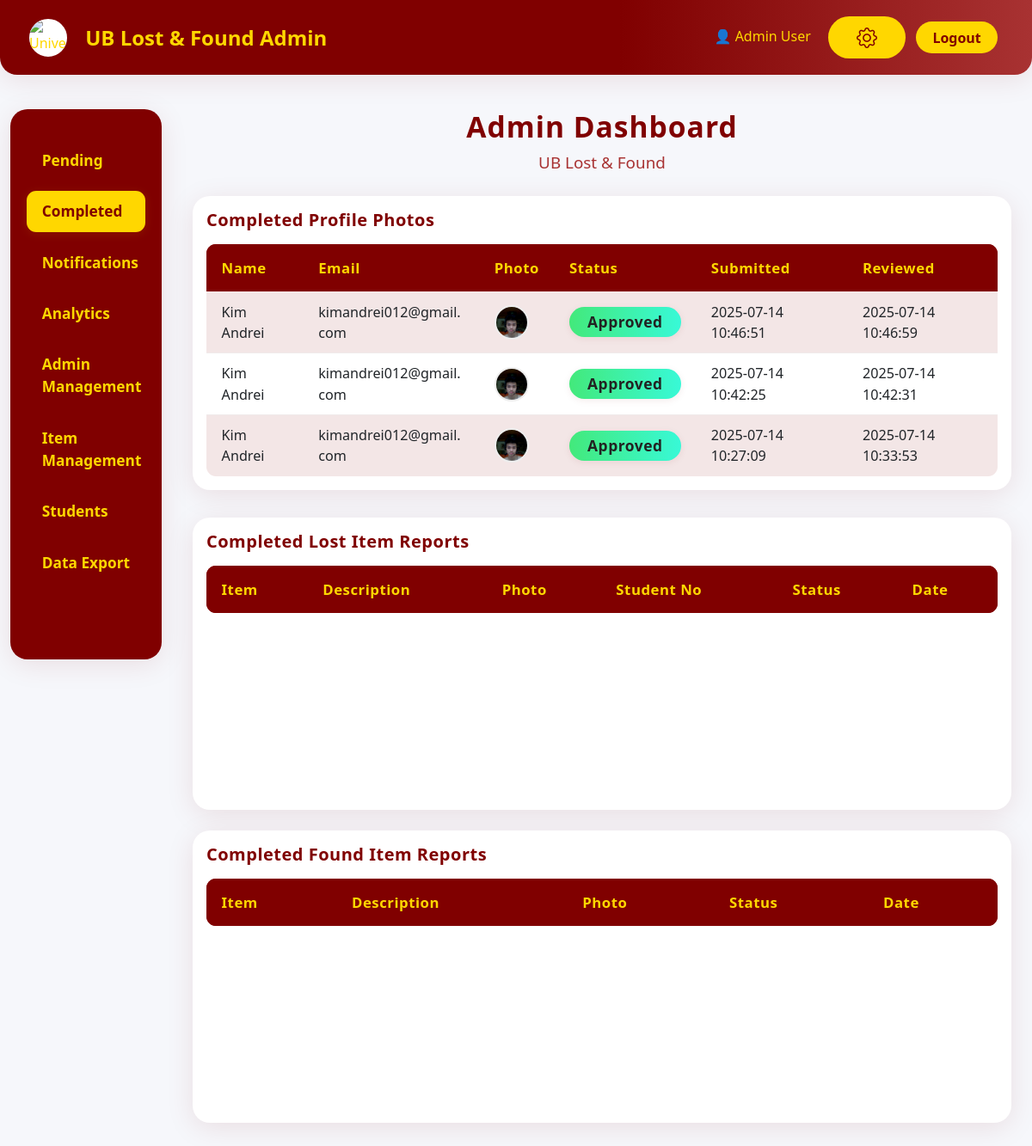
The app's page /htdocs/public/admin_dashboard.php?section=completed (signed in) with its own data.
### tables this page shows
CREATE TABLE `profile_photo_history` (
  `PhotoID` int NOT NULL AUTO_INCREMENT,
  `StudentNo` varchar(20) NOT NULL,
  `PhotoURL` varchar(255) NOT NULL,
  `Status` tinyint(1) NOT NULL,
  `SubmittedAt` timestamp NULL DEFAULT CURRENT_TIMESTAMP,
  `ReviewedAt` timestamp NULL DEFAULT NULL,
  `ReviewedBy` int DEFAULT NULL,
  PRIMARY KEY (`PhotoID`),
  KEY `StudentNo` (`StudentNo`),
  KEY `ReviewedBy` (`ReviewedBy`),
  CONSTRAINT `profile_photo_history_ibfk_1` FOREIGN KEY (`StudentNo`) REFERENCES `student` (`StudentNo`) ON DELETE CASCADE,
  CONSTRAINT `profile_photo_history_ibfk_2` FOREIGN KEY (`ReviewedBy`) REFERENCES `admin` (`AdminID`) ON DELETE SET NULL
);

CREATE TABLE `student` (
  `StudentID` int NOT NULL AUTO_INCREMENT,
  `StudentNo` varchar(20) NOT NULL,
  `PasswordHash` varchar(255) NOT NULL,
  `StudentName` varchar(100) NOT NULL,
  `Email` varchar(100) NOT NULL,
  `PhoneNo` varchar(20) DEFAULT NULL,
  `Course` varchar(100) DEFAULT NULL,
  `YearLevel` varchar(20) DEFAULT NULL,
  `ProfilePhoto` varchar(255) DEFAULT NULL,
  `CreatedAt` timestamp NULL DEFAULT CURRENT_TIMESTAMP,
  `UpdatedAt` timestamp NULL DEFAULT CURRENT_TIMESTAMP ON UPDATE CURRENT_TIMESTAMP,
  `Bio` text,
  `PhotoConfirmed` tinyint(1) DEFAULT '0',
  PRIMARY KEY (`StudentID`),
  UNIQUE KEY `StudentNo` (`StudentNo`),
  UNIQUE KEY `Email` (`Email`),
  KEY `idx_student_studentno` (`StudentNo`),
  KEY `idx_student_email` (`Email`)
);

### htdocs/public/admin_dashboard.php (the view, shortened to what the rows shown need)
<?php
require_once __DIR__ . '/../classes/Admin.php';
require_once __DIR__ . '/../includes/ImageHelper.php';
require_once __DIR__ . '/../includes/Database.php';
$db = new Database();
$conn = $db->getConnection();
$admin = new Admin();
$stats = ['pendingPhotoApprovals' => 0, 'pendingLostApprovals' => 0, 'pendingFoundApprovals' => 0];
try {
    if ($conn) {
        $stats = $admin->getDashboardStats() ?? $stats;
    }
} catch (Exception $e) {
}
$pendingApprovals = ['lostItems' => [], 'foundItems' => []];
try {
    if ($conn) {
        $pendingApprovals = $admin->getPendingApprovals() ?? $pendingApprovals;
    }
} catch (Exception $e) {
}
$section = $_GET['section'] ?? 'pending';
?>
<!DOCTYPE html>
<html lang="en">
<head>
  <link href="https://cdn.jsdelivr.net/npm/bootstrap@5.3.0/dist/css/bootstrap.min.css" rel="stylesheet">
  <?php
  $ubCssFile = file_exists(__DIR__ . '/../assets/UB.css') ? 'UB.css' : 'ub.css';
  ?>
  <link href="css.php?file=<?php echo urlencode($ubCssFile); ?>" rel="stylesheet">
  <link href="css.php?file=admin_dashboard.css" rel="stylesheet">
  <link href="css.php?file=notifications.css" rel="stylesheet">
  <link href="https://cdn.jsdelivr.net/npm/bootstrap-icons@1.10.5/font/bootstrap-icons.css" rel="stylesheet">
</head>
<body>
<div class="container-fluid">
  <div class="row g-4">
    <div class="col-md-10">
      <div class="admin-header text-center mb-4">
        <h1 class="fw-bold">Admin Dashboard</h1>
      </div>
      <?php if ($section === 'pending'): ?>
        <div class="container mb-5">
          <div class="row g-4 mb-4">
            <div class="col-md-4">
              <div class="admin-card p-4 admin-stat">
                <h5 class="mb-1">Pending Profile Photos</h5>
                <div class="display-6 fw-bold"><?php echo $stats['pendingPhotoApprovals'] ?? 0; ?></div>
              </div>
            </div>
            <div class="col-md-4">
              <div class="admin-card p-4 admin-stat">
                <h5 class="mb-1">Pending Lost Reports</h5>
                <div class="display-6 fw-bold"><?php echo $stats['pendingLostApprovals'] ?? 0; ?></div>
              </div>
            </div>
            <div class="col-md-4">
              <div class="admin-card p-4 admin-stat">
                <h5 class="mb-1">Pending Found Reports</h5>
                <div class="display-6 fw-bold"><?php echo $stats['pendingFoundApprovals'] ?? 0; ?></div>
              </div>
            </div>
          </div>
          <div class="completed-section-cards">
            <div class="admin-card pending-section p-3 mb-4">
              <h5 class="mb-3">Profile Photo Confirmations</h5>
              <table class="table admin-table pending-table table-sm align-middle">
                <thead><tr><th>Name</th><th>Email</th><th>Photo</th><th>Submitted</th><th>Action</th></tr></thead>
                <tbody>
                <?php foreach ($admin->getPendingPhotoSubmissions() as $row): ?>
                  <tr>
                    <td><?php echo htmlspecialchars($row['StudentName'] ?? ''); ?></td>
                    <td><?php echo htmlspecialchars($row['Email'] ?? ''); ?></td>
                    <td><?php if (!empty($row['PhotoURL'])): ?><img src="../<?php echo encodeImageUrl($row['PhotoURL']); ?>" alt="Photo" style="width:40px;height:40px;border-radius:50%;object-fit:cover;border:2px solid #800000;" onerror="<?php echo getImageErrorHandler(); ?>"><?php else: ?><i class="bi bi-person-circle" style="font-size:2rem;color:#FFD700;"></i><?php endif; ?></td>
                    <td><?php echo htmlspecialchars($row['SubmittedAt'] ?? ''); ?></td>
                    <td class="d-flex gap-2">
                      <form method="POST" action="admin_action.php">
                        <input type="hidden" name="type" value="photo">
                        <input type="hidden" name="action" value="approve">
                        <input type="hidden" name="id" value="<?php echo htmlspecialchars($row['PhotoID']); ?>">
                        <button class="btn btn-success btn-sm btn-admin-approve" type="submit"><i class="bi bi-check-circle"></i> Approve</button>
                      </form>
                      <form method="POST" action="admin_action.php">
                        <input type="hidden" name="type" value="photo">
                        <input type="hidden" name="action" value="reject">
                        <input type="hidden" name="id" value="<?php echo htmlspecialchars($row['PhotoID']); ?>">
                        <button class="btn btn-danger btn-sm btn-admin-reject" type="submit"><i class="bi bi-x-circle"></i> Reject</button>
                      </form>
                    </td>
                  </tr>
                <?php endforeach; ?>
                <?php if (count($admin->getPendingPhotoSubmissions()) === 0): ?>
                  <tr><td colspan="5" class="text-center text-muted">No pending profile photo submissions.</td></tr>
                <?php endif; ?>
                </tbody>
              </table>
            </div>
            <div class="admin-card pending-section p-3 mb-4">
              <h5 class="mb-3">Lost Item Reports</h5>
              <table class="table admin-table pending-table table-sm">
                <thead><tr><th>Item</th><th>Description</th><th>Photo</th><th>Student No</th><th>Action</th></tr></thead>
                <tbody>
                <?php foreach ($pendingApprovals['lostItems'] as $row): ?>
                  <tr>
                    <td><?php echo htmlspecialchars($row['ItemName'] ?? ''); ?></td>
                    <td><?php echo htmlspecialchars($row['Description'] ?? ''); ?></td>
                    <td><?php if (!empty($row['PhotoURL'])): ?><img src="../<?php echo encodeImageUrl($row['PhotoURL']); ?>" alt="Photo" style="width:40px;height:40px;object-fit:cover;" onerror="<?php echo getImageErrorHandler(); ?>"><?php endif; ?></td>
                    <td><?php echo htmlspecialchars($row['StudentNo'] ?? ''); ?></td>
                    <td>
                      <form method="POST" action="admin_action.php" style="display:inline">
                        <input type="hidden" name="type" value="lost">
                        <input type="hidden" name="action" value="approve">
                        <input type="hidden" name="id" value="<?php echo htmlspecialchars($row['ReportID'] ?? ''); ?>">
                        <button class="btn btn-admin-approve btn-sm" type="submit">Approve</button>
                      </form>
                      <form method="POST" action="admin_action.php" style="display:inline">
                        <input type="hidden" name="type" value="lost">
                        <input type="hidden" name="action" value="reject">
                        <input type="hidden" name="id" value="<?php echo htmlspecialchars($row['ReportID'] ?? ''); ?>">
                        <button class="btn btn-admin-reject btn-sm" type="submit">Reject</button>
                      </form>
                    </td>
                  </tr>
                <?php endforeach; ?>
                </tbody>
              </table>
            </div>
            <div class="admin-card pending-section p-3">
              <h5 class="mb-3">Found Item Reports</h5>
              <table class="table admin-table pending-table table-sm">
                <thead><tr><th>Item</th><th>Description</th><th>Photo</th><th>Action</th></tr></thead>
                <tbody>
                <?php foreach ($pendingApprovals['foundItems'] as $row): ?>
                  <tr>
                    <td><?php echo htmlspecialchars($row['ItemName'] ?? ''); ?></td>
                    <td><?php echo htmlspecialchars($row['Description'] ?? ''); ?></td>
                    <td><?php if (!empty($row['PhotoURL'])): ?><img src="../<?php echo encodeImageUrl($row['PhotoURL']); ?>" alt="Photo" style="width:40px;height:40px;object-fit:cover;" onerror="<?php echo getImageErrorHandler(); ?>"><?php endif; ?></td>
                    <td>
                      <form method="POST" action="admin_action.php" style="display:inline">
                        <input type="hidden" name="type" value="found">
                        <input type="hidden" name="action" value="approve">
                        <input type="hidden" name="id" value="<?php echo htmlspecialchars($row['ItemID'] ?? ''); ?>">
                        <button class="btn btn-admin-approve btn-sm" type="submit">Approve</button>
                      </form>
                      <form method="POST" action="admin_action.php" style="display:inline">
                        <input type="hidden" name="type" value="found">
                        <input type="hidden" name="action" value="reject">
                        <input type="hidden" name="id" value="<?php echo htmlspecialchars($row['ItemID'] ?? ''); ?>">
                        <button class="btn btn-admin-reject btn-sm" type="submit">Reject</button>
                      </form>
                    </td>
                  </tr>
                <?php endforeach; ?>
                </tbody>
              </table>
            </div>
          </div>
        </div>
      <?php elseif ($section === 'completed'): ?>
        <div class="container mb-5">
          <div class="completed-section-cards">
            <div class="admin-card p-3">
              <table class="table admin-table table-sm">
                <thead><tr><th>Name</th><th>Email</th><th>Photo</th><th>Status</th><th>Submitted</th><th>Reviewed</th></tr></thead>
                <tbody>
                <?php foreach ($admin->getCompletedPhotoSubmissions() as $row): ?>
                  <tr>
                    <td><?php echo htmlspecialchars($row['StudentName'] ?? ''); ?></td>
                    <td><?php echo htmlspecialchars($row['Email'] ?? ''); ?></td>
                    <td><?php if (!empty($row['PhotoURL'])): ?><img src="../<?php echo encodeImageUrl($row['PhotoURL']); ?>" alt="Photo" style="width:40px;height:40px;border-radius:50%;object-fit:cover;" onerror="<?php echo getImageErrorHandler(); ?>"><?php endif; ?></td>
                    <td>
                      <?php if (($row['Status'] ?? null) == 1): ?>
                        <span class="badge bg-success badge-status">Approved</span>
                      <?php elseif (($row['Status'] ?? null) == -1): ?>
                        <span class="badge bg-danger badge-status">Rejected</span>
                      <?php else: ?>
                        <span class="badge bg-secondary badge-status">Unknown</span>
                      <?php endif; ?>
                    </td>
                    <td><?php echo htmlspecialchars($row['SubmittedAt'] ?? ''); ?></td>
                    <td><?php echo htmlspecialchars($row['ReviewedAt'] ?? ''); ?></td>
                  </tr>
                <?php endforeach; ?>
                </tbody>
              </table>
            </div>
            <div class="admin-card p-3 mb-4">
              <table class="table admin-table table-sm">
                <thead><tr><th>Item</th><th>Description</th><th>Photo</th><th>Student No</th><th>Status</th><th>Date</th></tr></thead>
              </table>
            </div>
          </div>
          <div class="admin-card p-3">
            <table class="table admin-table table-sm">
              <thead><tr><th>Item</th><th>Description</th><th>Photo</th><th>Status</th><th>Date</th></tr></thead>
            </table>
          </div>
        </div>
      <?php endif; ?>
    </div>
  </div>
</div>
</body>
</html>

### records on screen
profile_photo_history: student.StudentName "Kim Andrei", student.Email "kimandrei012@gmail.com", PhotoURL (picture), Status "Approved", SubmittedAt "2025-07-14 10:46:51", ReviewedAt "2025-07-14 10:46:59"
profile_photo_history: student.StudentName "Kim Andrei", student.Email "kimandrei012@gmail.com", PhotoURL (picture), Status "Approved", SubmittedAt "2025-07-14 10:42:25", ReviewedAt "2025-07-14 10:42:31"
profile_photo_history: student.StudentName "Kim Andrei", student.Email "kimandrei012@gmail.com", PhotoURL (picture), Status "Approved", SubmittedAt "2025-07-14 10:27:09", ReviewedAt "2025-07-14 10:33:53"

### other values on screen
$_SESSION['admin']['AdminName'] "Admin User"
